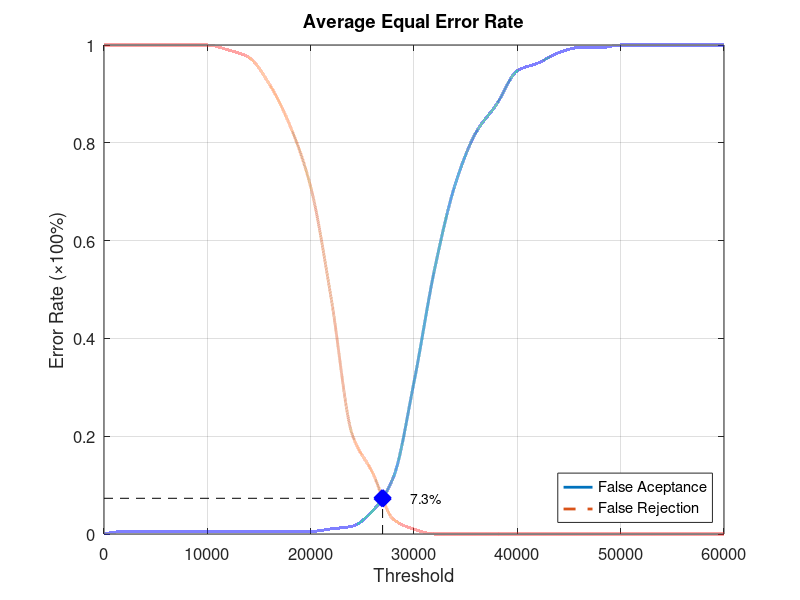
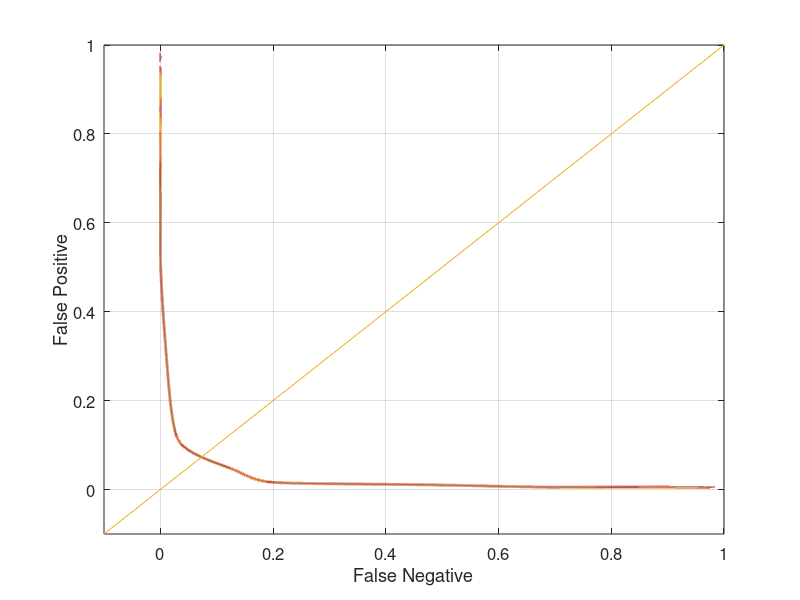

MATLAB code for these plots, in order:
function yEER = Database3_4
close all;
clear;
clc;
x = 0:2000:60000;
xq = 0:0.5:60000;

y0 = [0 0.00526316 0.00526316 0.00526316 0.00526316 0.00526316 0.00526316 0.00526316 0.00526316 0.00526316 0.00526316 0.0105263 0.0157895 0.0473684 0.115789 0.310526 0.542105 0.715789 0.821053 0.878947 0.947368 0.963158 0.984211 0.994737 0.994737 1 1 1 1 1 1];
yy0 = interp1(x, y0, xq, 'pchip');
y1 = [1 1 1 1 1 1 0.99 0.975 0.92 0.835 0.71 0.48 0.205 0.125 0.03 0.01 0 0 0 0 0 0 0 0 0 0 0 0 0 0 0];
yy1 = interp1(x, y1, xq, 'pchip');

% Calculating EER: 
y2 = abs(y0 - y1);
find(y2 == min(y2))
yy2 = abs(yy0 - yy1);
xEER = find(yy2 == min(yy2));
xEERIndex = xq(xEER) % X-axis EER
yEER = yy0(xEER) % Y-axis EER

main = figure
plot(xq, yy0,'-','LineWidth', 2);	hold on
plot(xq, yy1,'--','LineWidth', 2);	hold on
plot([xEERIndex xEERIndex], [0 yEER], 'k--');	hold on
plot([0 xEERIndex], [yEER yEER], 'k--');	hold on
plot(xEERIndex, yEER, 'bx', 'LineWidth', 10);	hold on
text(xEERIndex + 10 * xEERIndex / 100, yEER, [num2str(round((10000 * yEER)) / 100) '%'])
legend('False Aceptance', 'False Rejection', 'Location', 'SouthEast')
xlabel('Threshold')
ylabel('Error Rate (\times100%)')
title('Average Equal Error Rate')
set(gca, 'FontSize', 12)
axis([0 60000 0 1])
grid on

print(main, 'Database3_4Main', '-dpng');
FNRxFPR = figure('Color', [1 1 1]);
plot(yy1, yy0, '-', yy1, yy0, 'LineWidth', 2);
hold on
y = -0.1:0.1:1
plot(y, y); 
set(gca, 'FontSize', 12)
xlabel('False Negative')
ylabel('False Positive')
axis([-0.1 1 -0.1 1])
set(gca, 'FontSize', 12)
grid on

print(FNRxFPR, 'Database3_4FNRxFPR','-dpng');
end
